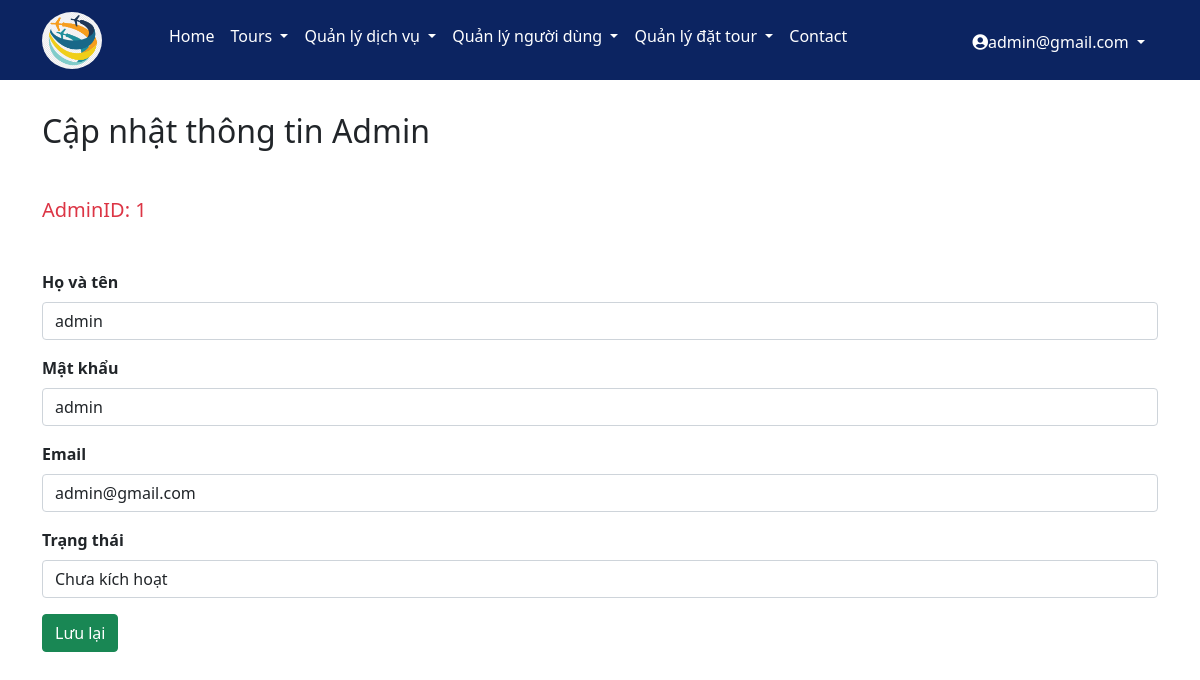
Page /admin/edit_user_ad.php?user_adID=1 (signed in) on the committed database.
### tables this page shows
CREATE TABLE `users_ad` (
  `user_adID` int(11) NOT NULL,
  `user_adName` varchar(100) DEFAULT NULL,
  `user_adPass` varchar(500) DEFAULT NULL,
  `user_adEmail` varchar(100) DEFAULT NULL,
  `user_adStatus` tinyint(1) DEFAULT NULL
);

### admin/edit_user_ad.php (the view, shortened to what this page needs)
<?php
include('header.php');
include('../config/connect.php');
$user_adID = $_GET['user_adID'];
$sql = "select * from users_ad where user_adID=$user_adID";
$result = mysqli_query($conn, $sql);
if(mysqli_num_rows($result)>0){
    while($row = mysqli_fetch_assoc($result)){
        $user_adID=$row['user_adID'];
        $user_adName=$row['user_adName'];
        $user_adPass=$row['user_adPass'];
        $user_adEmail=$row['user_adEmail'];
        }
}
?>
<main>
    <div class="container">
        <h2 class="my-main my-title-ad">Cập nhật thông tin Admin</h2>
        <form action="process_update_user.php" method="POST">
            <h5 class="my-title-ad text-danger">AdminID: <?php echo $user_adID; ?></h5>
            <div class="mb-3">
                <label for="user_adName" class="form-label" style="font-weight: bold">Họ và tên</label>
                <input type="text" class="form-control" name='user_adName' value="<?php echo $user_adName; ?>">
            </div>
            <div class="mb-3">
                <label for="user_adPass" class="form-label" style="font-weight: bold">Mật khẩu</label>
                <input type="text" class="form-control" name="user_adPass" value="<?php echo $user_adPass; ?>">
            </div>
            <div class="mb-3">
                <label for="user_adEmail" class="form-label" style="font-weight: bold">Email</label>
                <input type="email" class="form-control" name="user_adEmail" value="<?php echo $user_adEmail; ?>">
            </div>
            <div class="mb-3">
                <label for="user_adStatus" class="form-label" style="font-weight: bold">Trạng thái</label>
                <select type="text" class="form-control" name="user_adStatus">
                    <option value="0">Chưa kích hoạt</option>
                </select>
            </div>
            <div class="mb-3">
                <button type="submit" class="btn btn-success" name="luulai">Lưu lại</button>
            </div>
        </form>
    </div>
</main>
<?php include('footer.php') ?>

### css/style.css (style rules this page uses)
:root { --my-color: #0c2461; }

### css/admin.css (style rules this page uses)
* { padding: 0; margin: 0; text-decoration: none; box-sizing: border-box; }
.my-main { margin-top: 32px; margin-bottom: 32px; }
.my-title-ad { margin-bottom: 48px; }

### rows in the picture
users_ad: user_adID "1", user_adName "admin", user_adPass "admin", user_adEmail "admin@gmail.com"

### other values in the picture
$_SESSION['success'] "admin@gmail.com"
